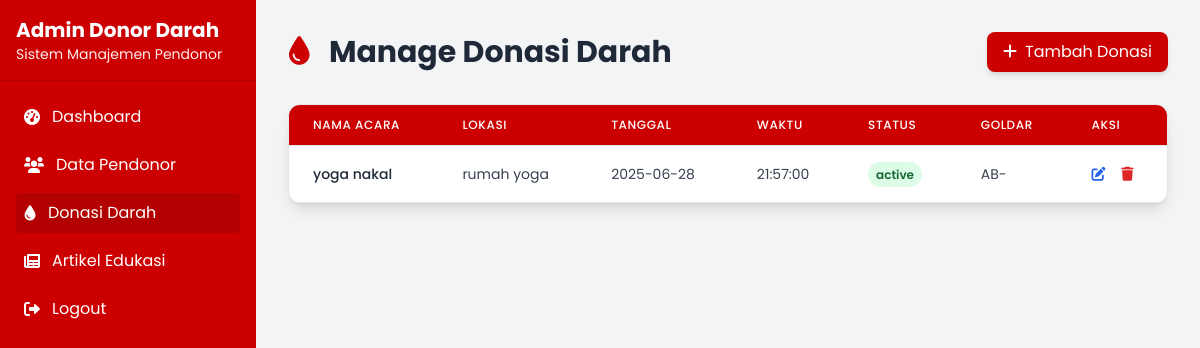
/admin/donasi_darah/index.php (signed in), run on an earlier commit of the app's database.
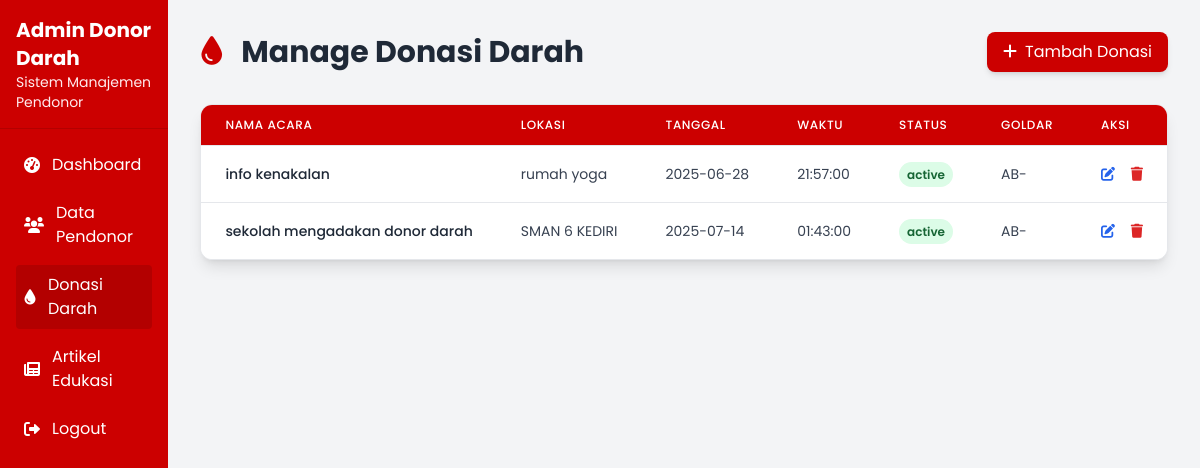
And on a later commit of the database.
### tables this page shows
CREATE TABLE IF NOT EXISTS `donation_requests` (
  `id` int NOT NULL AUTO_INCREMENT,
  `event_name` varchar(100) NOT NULL,
  `location` varchar(255) NOT NULL,
  `date` date NOT NULL,
  `time` time NOT NULL,
  `description` text,
  `blood_type_id` int NOT NULL,
  `status` enum('active','inactive') NOT NULL DEFAULT 'active',
  `created_at` timestamp NOT NULL DEFAULT CURRENT_TIMESTAMP,
  `updated_at` timestamp NOT NULL DEFAULT CURRENT_TIMESTAMP,
  PRIMARY KEY (`id`)
);

CREATE TABLE IF NOT EXISTS `blood_types` (
  `id` int NOT NULL AUTO_INCREMENT,
  `type` varchar(2) NOT NULL,
  `rhesus` enum('-','+') NOT NULL,
  `created_at` timestamp NOT NULL DEFAULT CURRENT_TIMESTAMP,
  `updated_at` timestamp NOT NULL DEFAULT CURRENT_TIMESTAMP,
  PRIMARY KEY (`id`)
);

### admin/donasi_darah/index.php (the view, shortened to what this page needs)
<?php
require_once("../../db/config.php");
$query = "SELECT donation_requests.*, blood_types.type, blood_types.rhesus
FROM donation_requests
LEFT JOIN blood_types ON donation_requests.blood_type_id = blood_types.id";
$donation_requests = $db->query($query)->fetch_all(MYSQLI_ASSOC);
?>
<!DOCTYPE html>
<html lang="id">
<head>
  <script src="https://cdn.tailwindcss.com"></script>
  <link rel="stylesheet" href="https://cdnjs.cloudflare.com/ajax/libs/font-awesome/6.0.0/css/all.min.css">
</head>
<body class="font-['Poppins'] bg-gray-100">
  <div class="flex min-h-screen">
    <div class="w-64 bg-blood text-white">
      <div class="p-4 border-b border-blood-dark">
        <h1 class="text-xl font-bold">Admin Donor Darah</h1>
        <p class="text-sm text-blood-light">Sistem Manajemen Pendonor</p>
      </div>
      <nav class="p-4">
        <ul class="space-y-2">
          <li>
            <a href="../index.php" class="flex items-center p-2 rounded hover:bg-blood-dark">
              <i class="fas fa-tachometer-alt mr-3"></i>
              Dashboard
            </a>
          </li>
          <li>
            <a href="../data_pendonor/index.php" class="flex items-center p-2 rounded hover:bg-blood-dark">
              <i class="fas fa-users mr-3"></i>
              Data Pendonor
            </a>
          </li>
          <li>
            <a href="index.php" class="flex items-center p-2 rounded bg-blood-dark">
              <i class="fa-solid fa-droplet mr-3"></i>
              Donasi Darah
            </a>
          </li>
          <li>
            <a href="../artikel/index.php" class="flex items-center p-2 rounded hover:bg-blood-dark">
              <i class="fa-solid fa-newspaper mr-3"></i>
              Artikel Edukasi
            </a>
          </li>
          <li>
            <a href="../../auth/logout.php" class="flex items-center p-2 rounded hover:bg-blood-dark">
              <i class="fa-solid fa-right-from-bracket mr-3"></i>
              Logout
            </a>
          </li>
        </ul>
      </nav>
    </div>
    <div class="flex-1 p-8">
      <div class="flex justify-between items-center mb-8">
        <h1 class="text-3xl font-bold text-gray-800">
          <i class="fas fa-tint mr-3 text-blood"></i>
          Manage Donasi Darah
        </h1>
        <a href="tambah.php" class="px-4 py-2 bg-blood hover:bg-blood-dark text-white rounded-lg transition duration-200 shadow-md hover:shadow-lg">
          <i class="fas fa-plus mr-2"></i>Tambah Donasi
        </a>
      </div>
      <div class="bg-white rounded-xl shadow-lg overflow-hidden border border-gray-200">
        <div class="overflow-x-auto">
          <table class="min-w-full divide-y divide-gray-200">
            <thead class="bg-blood text-white">
              <tr>
                <th class="px-6 py-3 text-left text-xs font-medium uppercase tracking-wider">Nama Acara</th>
                <th class="px-6 py-3 text-left text-xs font-medium uppercase tracking-wider">Lokasi</th>
                <th class="px-6 py-3 text-left text-xs font-medium uppercase tracking-wider">Tanggal</th>
                <th class="px-6 py-3 text-left text-xs font-medium uppercase tracking-wider">Waktu</th>
                <th class="px-6 py-3 text-left text-xs font-medium uppercase tracking-wider">Status</th>
                <th class="px-6 py-3 text-left text-xs font-medium uppercase tracking-wider">Goldar</th>
                <th class="px-6 py-3 text-left text-xs font-medium uppercase tracking-wider">Aksi</th>
              </tr>
            </thead>
            <tbody class="bg-white divide-y divide-gray-200">
              <?php foreach ($donation_requests as $request): ?>
                <tr class="hover:bg-gray-50 transition-colors duration-150">
                  <td class="px-6 py-4 whitespace-nowrap text-sm font-medium text-gray-800"><?= $request["event_name"] ?></td>
                  <td class="px-6 py-4 whitespace-nowrap text-sm text-gray-700"><?= $request["location"] ?></td>
                  <td class="px-6 py-4 whitespace-nowrap text-sm text-gray-700"><?= $request["date"] ?></td>
                  <td class="px-6 py-4 whitespace-nowrap text-sm text-gray-700"><?= $request["time"] ?></td>
                  <td class="px-6 py-4 whitespace-nowrap">
                    <span class="px-2 py-1 text-xs font-semibold rounded-full bg-green-100 text-green-800"><?= $request["status"] ?></span>
                  </td>
                  <td class="px-6 py-4 whitespace-nowrap text-sm text-gray-700 uppercase"><?= $request["type"] . $request["rhesus"] ?></td>
                  <td class="px-6 py-4 whitespace-nowrap text-sm font-medium">
                    <a href="edit.php?id=<?= $request["id"] ?>" class="text-blue-600 hover:text-blue-900 mr-3 transition-colors duration-200"><i class="fas fa-edit"></i></a>
                    <button <?= 'onclick="deleteUser(' . $request['id'] . ')"' ?> class="text-red-600 hover:text-red-900"><i class="fas fa-trash"></i></button>
                  </td>
                </tr>
              <?php endforeach ?>
            </tbody>
          </table>
        </div>
      </div>
    </div>
  </div>
</body>
</html>

What changed in the data, as far as the page shows it:
changed donation_requests "rumah yoga": event_name "yoga nakal" → "info kenakalan"
added donation_requests: event_name "sekolah mengadakan donor darah", location "SMAN 6 KEDIRI", date "2025-07-14", time "01:43:00", status "active", blood_type.type "AB", blood_type.rhesus "-"
